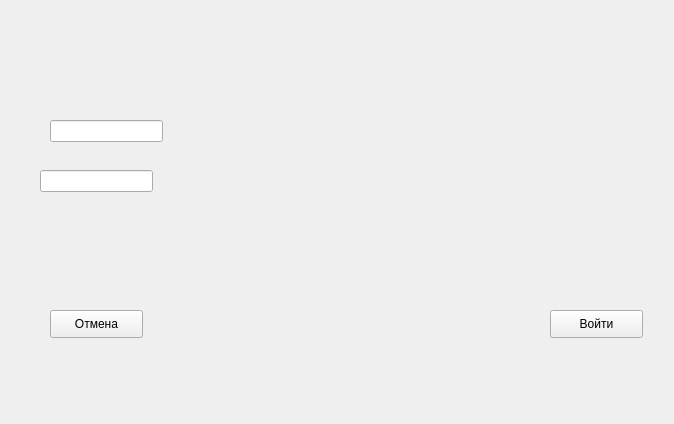
<?xml version="1.0" encoding="UTF-8"?>
<ui version="4.0">
 <class>MainWindow</class>
 <widget class="QMainWindow" name="MainWindow">
  <property name="geometry">
   <rect>
    <x>0</x>
    <y>0</y>
    <width>674</width>
    <height>424</height>
   </rect>
  </property>
  <property name="windowTitle">
   <string>Авторизация</string>
  </property>
  <widget class="QWidget" name="centralwidget">
   <widget class="QPushButton" name="signInButton">
    <property name="geometry">
     <rect>
      <x>550</x>
      <y>310</y>
      <width>93</width>
      <height>28</height>
     </rect>
    </property>
    <property name="text">
     <string>Войти</string>
    </property>
   </widget>
   <widget class="QPushButton" name="canceButton">
    <property name="geometry">
     <rect>
      <x>50</x>
      <y>310</y>
      <width>93</width>
      <height>28</height>
     </rect>
    </property>
    <property name="text">
     <string>Отмена</string>
    </property>
   </widget>
   <widget class="QLineEdit" name="loginInput">
    <property name="geometry">
     <rect>
      <x>50</x>
      <y>120</y>
      <width>113</width>
      <height>22</height>
     </rect>
    </property>
   </widget>
   <widget class="QLineEdit" name="passwordInput">
    <property name="geometry">
     <rect>
      <x>40</x>
      <y>170</y>
      <width>113</width>
      <height>22</height>
     </rect>
    </property>
   </widget>
  </widget>
 </widget>
 <resources/>
 <connections/>
</ui>
